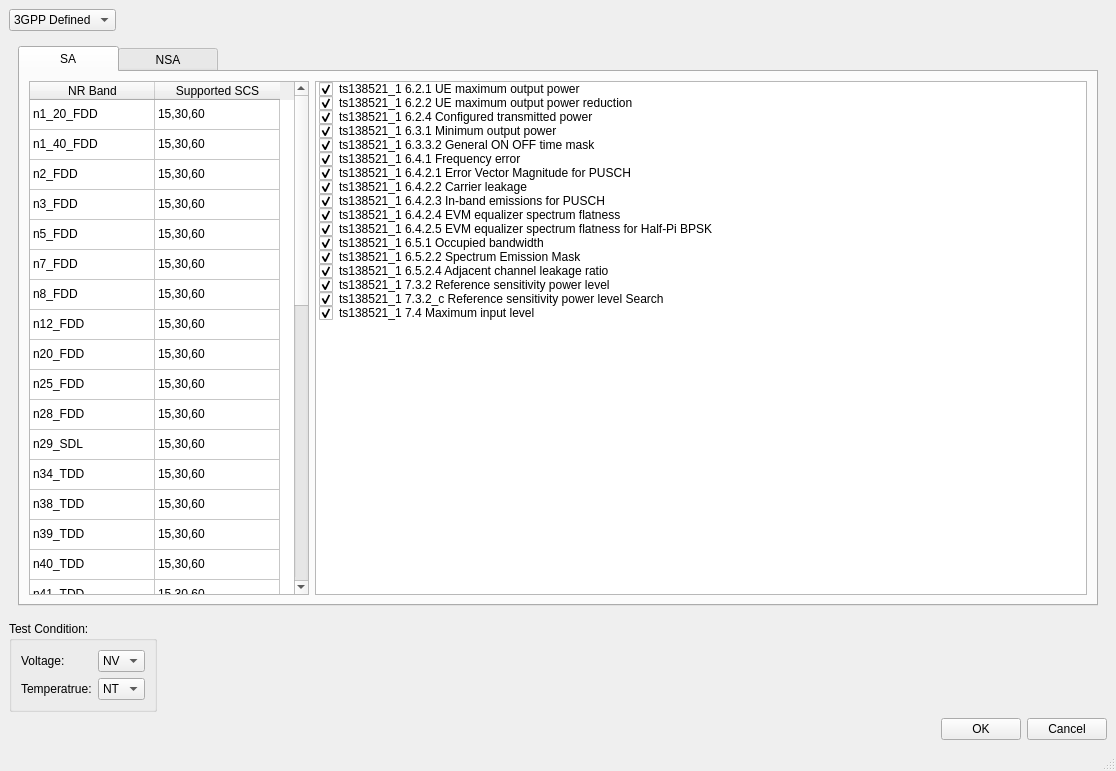
<?xml version="1.0" encoding="UTF-8"?>
<ui version="4.0">
 <class>win_editseq</class>
 <widget class="QMainWindow" name="win_editseq">
  <property name="geometry">
   <rect>
    <x>0</x>
    <y>0</y>
    <width>1116</width>
    <height>771</height>
   </rect>
  </property>
  <property name="windowTitle">
   <string>Edit test sequence</string>
  </property>
  <property name="windowIcon">
   <iconset resource="../image/icons.qrc">
    <normaloff>:/actionicons/new_seq_64px.net.ico</normaloff>:/actionicons/new_seq_64px.net.ico</iconset>
  </property>
  <widget class="QWidget" name="centralwidget">
   <layout class="QVBoxLayout" name="verticalLayout">
    <item>
     <layout class="QHBoxLayout" name="horizontalLayout_2">
      <item>
       <widget class="QComboBox" name="comboBox">
        <property name="maximumSize">
         <size>
          <width>150</width>
          <height>16777215</height>
         </size>
        </property>
        <item>
         <property name="text">
          <string>3GPP Defined</string>
         </property>
        </item>
        <item>
         <property name="text">
          <string>User Defined</string>
         </property>
        </item>
       </widget>
      </item>
      <item>
       <spacer name="horizontalSpacer">
        <property name="orientation">
         <enum>Qt::Horizontal</enum>
        </property>
        <property name="sizeHint" stdset="0">
         <size>
          <width>40</width>
          <height>20</height>
         </size>
        </property>
       </spacer>
      </item>
     </layout>
    </item>
    <item>
     <widget class="QStackedWidget" name="stackedWidget">
      <property name="currentIndex">
       <number>0</number>
      </property>
      <widget class="QWidget" name="page">
       <layout class="QHBoxLayout" name="horizontalLayout_4">
        <item>
         <widget class="QTabWidget" name="tabWidget">
          <property name="sizePolicy">
           <sizepolicy hsizetype="Expanding" vsizetype="Expanding">
            <horstretch>0</horstretch>
            <verstretch>0</verstretch>
           </sizepolicy>
          </property>
          <property name="styleSheet">
           <string notr="true">QTabBar::tab{width:100}</string>
          </property>
          <property name="currentIndex">
           <number>0</number>
          </property>
          <widget class="QWidget" name="tab">
           <attribute name="title">
            <string>SA</string>
           </attribute>
           <layout class="QHBoxLayout" name="horizontalLayout">
            <item>
             <widget class="QTableWidget" name="tableWidget_band">
              <property name="maximumSize">
               <size>
                <width>280</width>
                <height>16777215</height>
               </size>
              </property>
              <attribute name="horizontalHeaderVisible">
               <bool>true</bool>
              </attribute>
              <attribute name="horizontalHeaderCascadingSectionResizes">
               <bool>false</bool>
              </attribute>
              <attribute name="horizontalHeaderDefaultSectionSize">
               <number>125</number>
              </attribute>
              <attribute name="verticalHeaderVisible">
               <bool>false</bool>
              </attribute>
              <row>
               <property name="text">
                <string>n1_20_FDD</string>
               </property>
              </row>
              <row>
               <property name="text">
                <string>n1_40_FDD</string>
               </property>
              </row>
              <row>
               <property name="text">
                <string>n2_FDD</string>
               </property>
              </row>
              <row>
               <property name="text">
                <string>n3_FDD</string>
               </property>
              </row>
              <row>
               <property name="text">
                <string>n5_FDD</string>
               </property>
              </row>
              <row>
               <property name="text">
                <string>n7_FDD</string>
               </property>
              </row>
              <row>
               <property name="text">
                <string>n8_FDD</string>
               </property>
              </row>
              <row>
               <property name="text">
                <string>n12_FDD</string>
               </property>
              </row>
              <row>
               <property name="text">
                <string>n20_FDD</string>
               </property>
              </row>
              <row>
               <property name="text">
                <string>n25_FDD</string>
               </property>
              </row>
              <row>
               <property name="text">
                <string>n28_FDD</string>
               </property>
              </row>
              <row>
               <property name="text">
                <string>n29_SDL</string>
               </property>
              </row>
              <row>
               <property name="text">
                <string>n34_TDD</string>
               </property>
              </row>
              <row>
               <property name="text">
                <string>n38_TDD</string>
               </property>
              </row>
              <row>
               <property name="text">
                <string>n39_TDD</string>
               </property>
              </row>
              <row>
               <property name="text">
                <string>n40_TDD</string>
               </property>
              </row>
              <row>
               <property name="text">
                <string>n41_TDD</string>
               </property>
              </row>
              <row>
               <property name="text">
                <string>n48_TDD</string>
               </property>
              </row>
              <row>
               <property name="text">
                <string>n50_TDD</string>
               </property>
              </row>
              <row>
               <property name="text">
                <string>n51_TDD</string>
               </property>
              </row>
              <row>
               <property name="text">
                <string>n65_FDD</string>
               </property>
              </row>
              <row>
               <property name="text">
                <string>n66_FDD</string>
               </property>
              </row>
              <row>
               <property name="text">
                <string>n70_FDD</string>
               </property>
              </row>
              <row>
               <property name="text">
                <string>n71_FDD</string>
               </property>
              </row>
              <row>
               <property name="text">
                <string>n74_FDD</string>
               </property>
              </row>
              <row>
               <property name="text">
                <string>n75_SDL</string>
               </property>
              </row>
              <row>
               <property name="text">
                <string>n76_SDL</string>
               </property>
              </row>
              <row>
               <property name="text">
                <string>n77_TDD</string>
               </property>
              </row>
              <row>
               <property name="text">
                <string>n78_TDD</string>
               </property>
              </row>
              <row>
               <property name="text">
                <string>n79_TDD</string>
               </property>
              </row>
              <row>
               <property name="text">
                <string>n80_SUL</string>
               </property>
              </row>
              <row>
               <property name="text">
                <string>n81_SUL</string>
               </property>
              </row>
              <row>
               <property name="text">
                <string>n82_SUL</string>
               </property>
              </row>
              <row>
               <property name="text">
                <string>n83_SUL</string>
               </property>
              </row>
              <row>
               <property name="text">
                <string>n84_SUL</string>
               </property>
              </row>
              <row>
               <property name="text">
                <string>n86_SUL</string>
               </property>
              </row>
              <row>
               <property name="text">
                <string>n95_SUL</string>
               </property>
              </row>
              <column>
               <property name="text">
                <string>NR Band</string>
               </property>
              </column>
              <column>
               <property name="text">
                <string>Supported SCS</string>
               </property>
              </column>
              <item row="0" column="0">
               <property name="text">
                <string>n1_20_FDD</string>
               </property>
               <property name="checkState">
                <enum>Unchecked</enum>
               </property>
              </item>
              <item row="0" column="1">
               <property name="text">
                <string>15,30,60</string>
               </property>
              </item>
              <item row="1" column="0">
               <property name="text">
                <string>n1_40_FDD</string>
               </property>
               <property name="checkState">
                <enum>Unchecked</enum>
               </property>
              </item>
              <item row="1" column="1">
               <property name="text">
                <string>15,30,60</string>
               </property>
              </item>
              <item row="2" column="0">
               <property name="text">
                <string>n2_FDD</string>
               </property>
               <property name="checkState">
                <enum>Unchecked</enum>
               </property>
              </item>
              <item row="2" column="1">
               <property name="text">
                <string>15,30,60</string>
               </property>
              </item>
              <item row="3" column="0">
               <property name="text">
                <string>n3_FDD</string>
               </property>
               <property name="checkState">
                <enum>Unchecked</enum>
               </property>
              </item>
              <item row="3" column="1">
               <property name="text">
                <string>15,30,60</string>
               </property>
              </item>
              <item row="4" column="0">
               <property name="text">
                <string>n5_FDD</string>
               </property>
               <property name="checkState">
                <enum>Unchecked</enum>
               </property>
              </item>
              <item row="4" column="1">
               <property name="text">
                <string>15,30,60</string>
               </property>
              </item>
              <item row="5" column="0">
               <property name="text">
                <string>n7_FDD</string>
               </property>
               <property name="checkState">
                <enum>Unchecked</enum>
               </property>
              </item>
              <item row="5" column="1">
               <property name="text">
                <string>15,30,60</string>
               </property>
              </item>
              <item row="6" column="0">
               <property name="text">
                <string>n8_FDD</string>
               </property>
               <property name="checkState">
                <enum>Unchecked</enum>
               </property>
              </item>
              <item row="6" column="1">
               <property name="text">
                <string>15,30,60</string>
               </property>
              </item>
              <item row="7" column="0">
               <property name="text">
                <string>n12_FDD</string>
               </property>
               <property name="checkState">
                <enum>Unchecked</enum>
               </property>
              </item>
              <item row="7" column="1">
               <property name="text">
                <string>15,30,60</string>
               </property>
              </item>
              <item row="8" column="0">
               <property name="text">
                <string>n20_FDD</string>
               </property>
               <property name="checkState">
                <enum>Unchecked</enum>
               </property>
              </item>
              <item row="8" column="1">
               <property name="text">
                <string>15,30,60</string>
               </property>
              </item>
              <item row="9" column="0">
               <property name="text">
                <string>n25_FDD</string>
               </property>
               <property name="checkState">
                <enum>Unchecked</enum>
               </property>
              </item>
              <item row="9" column="1">
               <property name="text">
                <string>15,30,60</string>
               </property>
              </item>
              <item row="10" column="0">
               <property name="text">
                <string>n28_FDD</string>
               </property>
               <property name="checkState">
                <enum>Unchecked</enum>
               </property>
              </item>
              <item row="10" column="1">
               <property name="text">
                <string>15,30,60</string>
               </property>
              </item>
              <item row="11" column="0">
               <property name="text">
                <string>n29_SDL</string>
               </property>
               <property name="checkState">
                <enum>Unchecked</enum>
               </property>
              </item>
              <item row="11" column="1">
               <property name="text">
                <string>15,30,60</string>
               </property>
              </item>
              <item row="12" column="0">
               <property name="text">
                <string>n34_TDD</string>
               </property>
               <property name="checkState">
                <enum>Unchecked</enum>
               </property>
              </item>
              <item row="12" column="1">
               <property name="text">
                <string>15,30,60</string>
               </property>
              </item>
              <item row="13" column="0">
               <property name="text">
                <string>n38_TDD</string>
               </property>
               <property name="checkState">
                <enum>Unchecked</enum>
               </property>
              </item>
              <item row="13" column="1">
               <property name="text">
                <string>15,30,60</string>
               </property>
              </item>
              <item row="14" column="0">
               <property name="text">
                <string>n39_TDD</string>
               </property>
               <property name="checkState">
                <enum>Unchecked</enum>
               </property>
              </item>
              <item row="14" column="1">
               <property name="text">
                <string>15,30,60</string>
               </property>
              </item>
              <item row="15" column="0">
               <property name="text">
                <string>n40_TDD</string>
               </property>
               <property name="checkState">
                <enum>Unchecked</enum>
               </property>
              </item>
              <item row="15" column="1">
               <property name="text">
                <string>15,30,60</string>
               </property>
              </item>
              <item row="16" column="0">
               <property name="text">
                <string>n41_TDD</string>
               </property>
               <property name="checkState">
                <enum>Unchecked</enum>
               </property>
              </item>
              <item row="16" column="1">
               <property name="text">
                <string>15,30,60</string>
               </property>
              </item>
              <item row="17" column="0">
               <property name="text">
                <string>n48_TDD</string>
               </property>
               <property name="checkState">
                <enum>Unchecked</enum>
               </property>
              </item>
              <item row="17" column="1">
               <property name="text">
                <string>15,30,60</string>
               </property>
              </item>
              <item row="18" column="0">
               <property name="text">
                <string>n50_TDD</string>
               </property>
               <property name="checkState">
                <enum>Unchecked</enum>
               </property>
              </item>
              <item row="18" column="1">
               <property name="text">
                <string>15,30,60</string>
               </property>
              </item>
              <item row="19" column="0">
               <property name="text">
                <string>n51_TDD</string>
               </property>
               <property name="checkState">
                <enum>Unchecked</enum>
               </property>
              </item>
              <item row="19" column="1">
               <property name="text">
                <string>15,30,60</string>
               </property>
              </item>
              <item row="20" column="0">
               <property name="text">
                <string>n65_FDD</string>
               </property>
               <property name="checkState">
                <enum>Unchecked</enum>
               </property>
              </item>
              <item row="20" column="1">
               <property name="text">
                <string>15,30,60</string>
               </property>
              </item>
              <item row="21" column="0">
               <property name="text">
                <string>n66_FDD</string>
               </property>
               <property name="checkState">
                <enum>Unchecked</enum>
               </property>
              </item>
              <item row="21" column="1">
               <property name="text">
                <string>15,30,60</string>
               </property>
              </item>
              <item row="22" column="0">
               <property name="text">
                <string>n70_FDD</string>
               </property>
               <property name="checkState">
                <enum>Unchecked</enum>
               </property>
              </item>
              <item row="22" column="1">
               <property name="text">
                <string>15,30,60</string>
               </property>
              </item>
              <item row="23" column="0">
               <property name="text">
                <string>n71_FDD</string>
               </property>
               <property name="checkState">
                <enum>Unchecked</enum>
               </property>
              </item>
              <item row="23" column="1">
               <property name="text">
                <string>15,30,60</string>
               </property>
              </item>
              <item row="24" column="0">
               <property name="text">
                <string>n74_FDD</string>
               </property>
               <property name="checkState">
                <enum>Unchecked</enum>
               </property>
              </item>
              <item row="24" column="1">
               <property name="text">
                <string>15,30,60</string>
               </property>
              </item>
              <item row="25" column="0">
               <property name="text">
                <string>n75_SDL</string>
               </property>
               <property name="checkState">
                <enum>Unchecked</enum>
               </property>
              </item>
              <item row="25" column="1">
               <property name="text">
                <string>15,30,60</string>
               </property>
              </item>
              <item row="26" column="0">
               <property name="text">
                <string>n76_SDL</string>
               </property>
               <property name="checkState">
                <enum>Unchecked</enum>
               </property>
              </item>
              <item row="26" column="1">
               <property name="text">
                <string>15,30,60</string>
               </property>
              </item>
              <item row="27" column="0">
               <property name="text">
                <string>n77_TDD</string>
               </property>
               <property name="checkState">
                <enum>Unchecked</enum>
               </property>
              </item>
              <item row="27" column="1">
               <property name="text">
                <string>15,30,60</string>
               </property>
              </item>
              <item row="28" column="0">
               <property name="text">
                <string>n78_TDD</string>
               </property>
               <property name="checkState">
                <enum>Unchecked</enum>
               </property>
              </item>
              <item row="28" column="1">
               <property name="text">
                <string>15,30,60</string>
               </property>
              </item>
              <item row="29" column="0">
               <property name="text">
                <string>n79_TDD</string>
               </property>
               <property name="checkState">
                <enum>Unchecked</enum>
               </property>
              </item>
              <item row="29" column="1">
               <property name="text">
                <string>15,30,60</string>
               </property>
              </item>
              <item row="30" column="0">
               <property name="text">
                <string>n80_SUL</string>
               </property>
               <property name="checkState">
                <enum>Unchecked</enum>
               </property>
              </item>
              <item row="30" column="1">
               <property name="text">
                <string>15,30,60</string>
               </property>
              </item>
              <item row="31" column="0">
               <property name="text">
                <string>n81_SUL</string>
               </property>
               <property name="checkState">
                <enum>Unchecked</enum>
               </property>
              </item>
              <item row="31" column="1">
               <property name="text">
                <string>15,30,60</string>
               </property>
              </item>
              <item row="32" column="0">
               <property name="text">
                <string>n82_SUL</string>
               </property>
               <property name="checkState">
                <enum>Unchecked</enum>
               </property>
              </item>
              <item row="32" column="1">
               <property name="text">
                <string>15,30,60</string>
               </property>
              </item>
              <item row="33" column="0">
               <property name="text">
                <string>n83_SUL</string>
               </property>
               <property name="checkState">
                <enum>Unchecked</enum>
               </property>
              </item>
              <item row="33" column="1">
               <property name="text">
                <string>15,30,60</string>
               </property>
              </item>
              <item row="34" column="0">
               <property name="text">
                <string>n84_SUL</string>
               </property>
               <property name="checkState">
                <enum>Unchecked</enum>
               </property>
              </item>
              <item row="34" column="1">
               <property name="text">
                <string>15,30,60</string>
               </property>
              </item>
              <item row="35" column="0">
               <property name="text">
                <string>n86_SUL</string>
               </property>
               <property name="checkState">
                <enum>Unchecked</enum>
               </property>
              </item>
              <item row="35" column="1">
               <property name="text">
                <string>15,30,60</string>
               </property>
              </item>
              <item row="36" column="0">
               <property name="text">
                <string>n95_SUL</string>
               </property>
               <property name="checkState">
                <enum>Unchecked</enum>
               </property>
              </item>
              <item row="36" column="1">
               <property name="text">
                <string>15,30,60</string>
               </property>
              </item>
             </widget>
            </item>
            <item>
             <widget class="QListWidget" name="listWidget_case">
              <item>
               <property name="text">
                <string>ts138521_1 6.2.1 UE maximum output power</string>
               </property>
               <property name="checkState">
                <enum>Checked</enum>
               </property>
              </item>
              <item>
               <property name="text">
                <string>ts138521_1 6.2.2 UE maximum output power reduction</string>
               </property>
               <property name="checkState">
                <enum>Checked</enum>
               </property>
              </item>
              <item>
               <property name="text">
                <string>ts138521_1 6.2.4 Configured transmitted power</string>
               </property>
               <property name="checkState">
                <enum>Checked</enum>
               </property>
              </item>
              <item>
               <property name="text">
                <string>ts138521_1 6.3.1 Minimum output power</string>
               </property>
               <property name="checkState">
                <enum>Checked</enum>
               </property>
              </item>
              <item>
               <property name="text">
                <string>ts138521_1 6.3.3.2 General ON OFF time mask</string>
               </property>
               <property name="checkState">
                <enum>Checked</enum>
               </property>
              </item>
              <item>
               <property name="text">
                <string>ts138521_1 6.4.1 Frequency error</string>
               </property>
               <property name="checkState">
                <enum>Checked</enum>
               </property>
              </item>
              <item>
               <property name="text">
                <string>ts138521_1 6.4.2.1 Error Vector Magnitude for PUSCH</string>
               </property>
               <property name="checkState">
                <enum>Checked</enum>
               </property>
              </item>
              <item>
               <property name="text">
                <string>ts138521_1 6.4.2.2 Carrier leakage</string>
               </property>
               <property name="checkState">
                <enum>Checked</enum>
               </property>
              </item>
              <item>
               <property name="text">
                <string>ts138521_1 6.4.2.3 In-band emissions for PUSCH</string>
               </property>
               <property name="checkState">
                <enum>Checked</enum>
               </property>
              </item>
              <item>
               <property name="text">
                <string>ts138521_1 6.4.2.4 EVM equalizer spectrum flatness</string>
               </property>
               <property name="checkState">
                <enum>Checked</enum>
               </property>
              </item>
              <item>
               <property name="text">
                <string>ts138521_1 6.4.2.5 EVM equalizer spectrum flatness for Half-Pi BPSK</string>
               </property>
               <property name="checkState">
                <enum>Checked</enum>
               </property>
              </item>
              <item>
               <property name="text">
                <string>ts138521_1 6.5.1 Occupied bandwidth</string>
               </property>
               <property name="checkState">
                <enum>Checked</enum>
               </property>
              </item>
              <item>
               <property name="text">
                <string>ts138521_1 6.5.2.2 Spectrum Emission Mask</string>
               </property>
               <property name="checkState">
                <enum>Checked</enum>
               </property>
              </item>
              <item>
               <property name="text">
                <string>ts138521_1 6.5.2.4 Adjacent channel leakage ratio</string>
               </property>
               <property name="checkState">
                <enum>Checked</enum>
               </property>
              </item>
              <item>
               <property name="text">
                <string>ts138521_1 7.3.2 Reference sensitivity power level</string>
               </property>
               <property name="checkState">
                <enum>Checked</enum>
               </property>
              </item>
              <item>
               <property name="text">
                <string>ts138521_1 7.3.2_c Reference sensitivity power level Search</string>
               </property>
               <property name="checkState">
                <enum>Checked</enum>
               </property>
              </item>
              <item>
               <property name="text">
                <string>ts138521_1 7.4 Maximum input level</string>
               </property>
               <property name="checkState">
                <enum>Checked</enum>
               </property>
              </item>
             </widget>
            </item>
           </layout>
          </widget>
          <widget class="QWidget" name="tab_2">
           <attribute name="title">
            <string>NSA</string>
           </attribute>
           <layout class="QHBoxLayout" name="horizontalLayout_7">
            <item>
             <widget class="QTableWidget" name="tableWidget_band_NSA">
              <property name="maximumSize">
               <size>
                <width>280</width>
                <height>16777215</height>
               </size>
              </property>
              <attribute name="horizontalHeaderVisible">
               <bool>false</bool>
              </attribute>
              <attribute name="horizontalHeaderCascadingSectionResizes">
               <bool>false</bool>
              </attribute>
              <attribute name="horizontalHeaderDefaultSectionSize">
               <number>125</number>
              </attribute>
              <attribute name="horizontalHeaderHighlightSections">
               <bool>true</bool>
              </attribute>
              <attribute name="verticalHeaderVisible">
               <bool>false</bool>
              </attribute>
              <row>
               <property name="text">
                <string>1A_n78A</string>
               </property>
              </row>
              <column>
               <property name="text">
                <string>ENDC Band</string>
               </property>
              </column>
              <column>
               <property name="text">
                <string>Supported SCS</string>
               </property>
              </column>
              <item row="0" column="0">
               <property name="text">
                <string>DC_1A_n78A</string>
               </property>
               <property name="checkState">
                <enum>Unchecked</enum>
               </property>
              </item>
              <item row="0" column="1">
               <property name="text">
                <string>15,30,60</string>
               </property>
              </item>
             </widget>
            </item>
            <item>
             <widget class="QListWidget" name="listWidget_case_NSA">
              <item>
               <property name="text">
                <string>ts138521_3 6.2B.1.3 UE Maximum Output Power for Inter-Band EN-DC within FR1</string>
               </property>
               <property name="toolTip">
                <string extracomment="UE Maximum Output Power for Inter-Band EN-DC within FR1"/>
               </property>
               <property name="whatsThis">
                <string/>
               </property>
               <property name="checkState">
                <enum>Checked</enum>
               </property>
              </item>
             </widget>
            </item>
           </layout>
          </widget>
         </widget>
        </item>
       </layout>
      </widget>
      <widget class="QWidget" name="page_2"/>
     </widget>
    </item>
    <item>
     <layout class="QHBoxLayout" name="horizontalLayout_6">
      <item>
       <widget class="QGroupBox" name="groupBox">
        <property name="title">
         <string>Test Condition:</string>
        </property>
        <layout class="QHBoxLayout" name="horizontalLayout_5">
         <item>
          <layout class="QGridLayout" name="gridLayout">
           <item row="0" column="0">
            <widget class="QLabel" name="label">
             <property name="text">
              <string>Voltage:</string>
             </property>
            </widget>
           </item>
           <item row="0" column="1">
            <widget class="QComboBox" name="comboBox_volt">
             <item>
              <property name="text">
               <string>NV</string>
              </property>
             </item>
             <item>
              <property name="text">
               <string>HV</string>
              </property>
             </item>
             <item>
              <property name="text">
               <string>LV</string>
              </property>
             </item>
            </widget>
           </item>
           <item row="1" column="0">
            <widget class="QLabel" name="label_2">
             <property name="text">
              <string>Temperatrue:</string>
             </property>
            </widget>
           </item>
           <item row="1" column="1">
            <widget class="QComboBox" name="comboBox_temp">
             <item>
              <property name="text">
               <string>NT</string>
              </property>
             </item>
             <item>
              <property name="text">
               <string>HT</string>
              </property>
             </item>
             <item>
              <property name="text">
               <string>LT</string>
              </property>
             </item>
            </widget>
           </item>
          </layout>
         </item>
        </layout>
       </widget>
      </item>
      <item>
       <spacer name="horizontalSpacer_3">
        <property name="orientation">
         <enum>Qt::Horizontal</enum>
        </property>
        <property name="sizeHint" stdset="0">
         <size>
          <width>40</width>
          <height>20</height>
         </size>
        </property>
       </spacer>
      </item>
     </layout>
    </item>
    <item>
     <layout class="QHBoxLayout" name="horizontalLayout_3">
      <item>
       <spacer name="horizontalSpacer_2">
        <property name="orientation">
         <enum>Qt::Horizontal</enum>
        </property>
        <property name="sizeHint" stdset="0">
         <size>
          <width>40</width>
          <height>20</height>
         </size>
        </property>
       </spacer>
      </item>
      <item>
       <widget class="QPushButton" name="pushButton_ok">
        <property name="maximumSize">
         <size>
          <width>100</width>
          <height>16777215</height>
         </size>
        </property>
        <property name="text">
         <string>OK</string>
        </property>
       </widget>
      </item>
      <item>
       <widget class="QPushButton" name="pushButton_cancel">
        <property name="maximumSize">
         <size>
          <width>100</width>
          <height>16777215</height>
         </size>
        </property>
        <property name="text">
         <string>Cancel</string>
        </property>
       </widget>
      </item>
     </layout>
    </item>
   </layout>
  </widget>
  <widget class="QMenuBar" name="menubar">
   <property name="geometry">
    <rect>
     <x>0</x>
     <y>0</y>
     <width>1116</width>
     <height>26</height>
    </rect>
   </property>
  </widget>
  <widget class="QStatusBar" name="statusbar"/>
 </widget>
 <resources>
  <include location="../image/icons.qrc"/>
 </resources>
 <connections/>
</ui>
